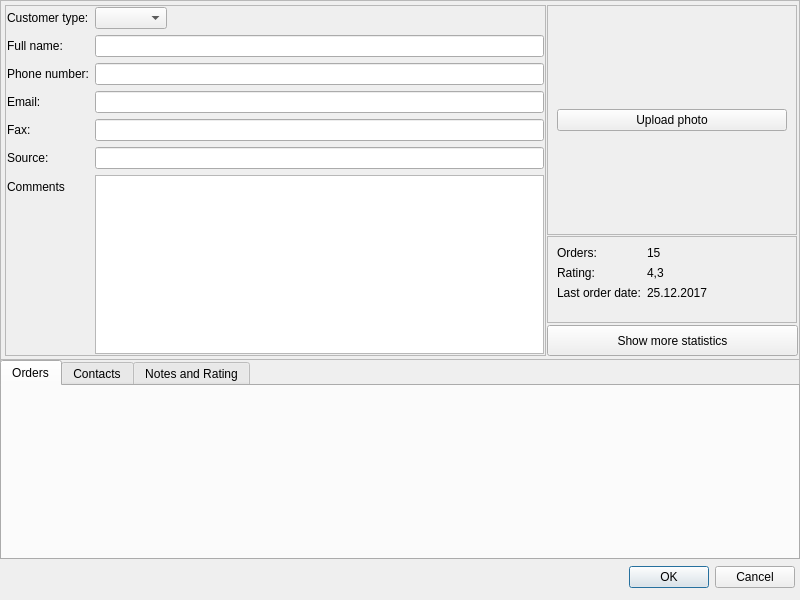
<?xml version="1.0" encoding="UTF-8"?>
<ui version="4.0">
 <class>CustomerDialog</class>
 <widget class="QDialog" name="CustomerDialog">
  <property name="geometry">
   <rect>
    <x>0</x>
    <y>0</y>
    <width>800</width>
    <height>600</height>
   </rect>
  </property>
  <property name="sizePolicy">
   <sizepolicy hsizetype="Fixed" vsizetype="Fixed">
    <horstretch>0</horstretch>
    <verstretch>0</verstretch>
   </sizepolicy>
  </property>
  <property name="windowTitle">
   <string>Customer</string>
  </property>
  <widget class="QDialogButtonBox" name="bottomButtons">
   <property name="geometry">
    <rect>
     <x>545</x>
     <y>560</y>
     <width>250</width>
     <height>35</height>
    </rect>
   </property>
   <property name="orientation">
    <enum>Qt::Horizontal</enum>
   </property>
   <property name="standardButtons">
    <set>QDialogButtonBox::Cancel|QDialogButtonBox::Ok</set>
   </property>
  </widget>
  <widget class="QFrame" name="additionalDataFrame">
   <property name="geometry">
    <rect>
     <x>0</x>
     <y>359</y>
     <width>800</width>
     <height>200</height>
    </rect>
   </property>
   <property name="frameShape">
    <enum>QFrame::StyledPanel</enum>
   </property>
   <property name="frameShadow">
    <enum>QFrame::Raised</enum>
   </property>
   <widget class="QTabWidget" name="tabWidget">
    <property name="geometry">
     <rect>
      <x>0</x>
      <y>1</y>
      <width>800</width>
      <height>200</height>
     </rect>
    </property>
    <property name="currentIndex">
     <number>0</number>
    </property>
    <widget class="QWidget" name="ordersTab">
     <attribute name="title">
      <string>Orders</string>
     </attribute>
    </widget>
    <widget class="QWidget" name="contactsTab">
     <attribute name="title">
      <string>Contacts</string>
     </attribute>
    </widget>
    <widget class="QWidget" name="notesTab">
     <attribute name="title">
      <string>Notes and Rating</string>
     </attribute>
    </widget>
   </widget>
  </widget>
  <widget class="QFrame" name="mainDataFrame">
   <property name="geometry">
    <rect>
     <x>0</x>
     <y>0</y>
     <width>800</width>
     <height>360</height>
    </rect>
   </property>
   <property name="frameShape">
    <enum>QFrame::StyledPanel</enum>
   </property>
   <property name="frameShadow">
    <enum>QFrame::Raised</enum>
   </property>
   <widget class="QFrame" name="photoFrame">
    <property name="geometry">
     <rect>
      <x>547</x>
      <y>5</y>
      <width>250</width>
      <height>230</height>
     </rect>
    </property>
    <property name="frameShape">
     <enum>QFrame::StyledPanel</enum>
    </property>
    <property name="frameShadow">
     <enum>QFrame::Raised</enum>
    </property>
    <layout class="QVBoxLayout" name="verticalLayout">
     <item>
      <widget class="QPushButton" name="uploadPhotoBtn">
       <property name="text">
        <string>Upload photo</string>
       </property>
      </widget>
     </item>
    </layout>
   </widget>
   <widget class="QFrame" name="customerDataFrame">
    <property name="geometry">
     <rect>
      <x>5</x>
      <y>5</y>
      <width>541</width>
      <height>351</height>
     </rect>
    </property>
    <property name="frameShape">
     <enum>QFrame::StyledPanel</enum>
    </property>
    <property name="frameShadow">
     <enum>QFrame::Raised</enum>
    </property>
    <layout class="QFormLayout" name="formLayout">
     <property name="fieldGrowthPolicy">
      <enum>QFormLayout::ExpandingFieldsGrow</enum>
     </property>
     <property name="labelAlignment">
      <set>Qt::AlignLeading|Qt::AlignLeft|Qt::AlignVCenter</set>
     </property>
     <property name="leftMargin">
      <number>1</number>
     </property>
     <property name="topMargin">
      <number>1</number>
     </property>
     <property name="rightMargin">
      <number>1</number>
     </property>
     <property name="bottomMargin">
      <number>1</number>
     </property>
     <item row="1" column="0">
      <widget class="QLabel" name="customerFullNameLabel">
       <property name="text">
        <string>Full name:</string>
       </property>
       <property name="buddy">
        <cstring>customerFullNameInput</cstring>
       </property>
      </widget>
     </item>
     <item row="1" column="1">
      <widget class="QLineEdit" name="customerFullNameInput"/>
     </item>
     <item row="2" column="0">
      <widget class="QLabel" name="customerPhoneNumberLabel">
       <property name="text">
        <string>Phone number:</string>
       </property>
       <property name="buddy">
        <cstring>customerPhoneNumberInput</cstring>
       </property>
      </widget>
     </item>
     <item row="2" column="1">
      <widget class="QLineEdit" name="customerPhoneNumberInput"/>
     </item>
     <item row="3" column="0">
      <widget class="QLabel" name="customerEmailLabel">
       <property name="text">
        <string>Email:</string>
       </property>
       <property name="buddy">
        <cstring>customerEmailInput</cstring>
       </property>
      </widget>
     </item>
     <item row="3" column="1">
      <widget class="QLineEdit" name="customerEmailInput"/>
     </item>
     <item row="4" column="0">
      <widget class="QLabel" name="customerFaxLabel">
       <property name="text">
        <string>Fax:</string>
       </property>
       <property name="buddy">
        <cstring>customerFaxInput</cstring>
       </property>
      </widget>
     </item>
     <item row="4" column="1">
      <widget class="QLineEdit" name="customerFaxInput"/>
     </item>
     <item row="5" column="0">
      <widget class="QLabel" name="customerSourceLabel">
       <property name="text">
        <string>Source:</string>
       </property>
       <property name="buddy">
        <cstring>customerSourceInput</cstring>
       </property>
      </widget>
     </item>
     <item row="5" column="1">
      <widget class="QLineEdit" name="customerSourceInput"/>
     </item>
     <item row="0" column="0">
      <widget class="QLabel" name="customerTypeLabel">
       <property name="text">
        <string>Customer type:</string>
       </property>
       <property name="buddy">
        <cstring>customerTypeCombo</cstring>
       </property>
      </widget>
     </item>
     <item row="0" column="1">
      <widget class="QComboBox" name="customerTypeCombo"/>
     </item>
     <item row="6" column="0">
      <widget class="QLabel" name="customerCommentsLabel">
       <property name="text">
        <string>Comments</string>
       </property>
       <property name="buddy">
        <cstring>customerCommentsTextInput</cstring>
       </property>
      </widget>
     </item>
     <item row="6" column="1">
      <widget class="QTextEdit" name="customerCommentsTextInput"/>
     </item>
    </layout>
   </widget>
   <widget class="QFrame" name="customerStatisticsFrame">
    <property name="geometry">
     <rect>
      <x>547</x>
      <y>236</y>
      <width>250</width>
      <height>87</height>
     </rect>
    </property>
    <property name="frameShape">
     <enum>QFrame::StyledPanel</enum>
    </property>
    <property name="frameShadow">
     <enum>QFrame::Raised</enum>
    </property>
    <layout class="QFormLayout" name="formLayout_2">
     <item row="0" column="0">
      <widget class="QLabel" name="customerOrdersLabel">
       <property name="text">
        <string>Orders:</string>
       </property>
      </widget>
     </item>
     <item row="0" column="1">
      <widget class="QLabel" name="customerOrderOutput">
       <property name="text">
        <string>15</string>
       </property>
      </widget>
     </item>
     <item row="1" column="0">
      <widget class="QLabel" name="customerRatingLabel">
       <property name="text">
        <string>Rating:</string>
       </property>
      </widget>
     </item>
     <item row="1" column="1">
      <widget class="QLabel" name="customerRatingOutput">
       <property name="text">
        <string>4,3</string>
       </property>
      </widget>
     </item>
     <item row="2" column="0">
      <widget class="QLabel" name="customerLastOrderDateLabel">
       <property name="text">
        <string>Last order date:</string>
       </property>
      </widget>
     </item>
     <item row="2" column="1">
      <widget class="QLabel" name="customerLastOrderDateOutput">
       <property name="text">
        <string>25.12.2017</string>
       </property>
      </widget>
     </item>
    </layout>
   </widget>
   <widget class="QPushButton" name="shoMoreStatisticsBtn">
    <property name="geometry">
     <rect>
      <x>547</x>
      <y>325</y>
      <width>251</width>
      <height>31</height>
     </rect>
    </property>
    <property name="text">
     <string>Show more statistics</string>
    </property>
   </widget>
  </widget>
 </widget>
 <tabstops>
  <tabstop>customerTypeCombo</tabstop>
  <tabstop>customerFullNameInput</tabstop>
  <tabstop>customerPhoneNumberInput</tabstop>
  <tabstop>customerEmailInput</tabstop>
  <tabstop>customerFaxInput</tabstop>
  <tabstop>customerSourceInput</tabstop>
  <tabstop>customerCommentsTextInput</tabstop>
  <tabstop>uploadPhotoBtn</tabstop>
  <tabstop>shoMoreStatisticsBtn</tabstop>
  <tabstop>tabWidget</tabstop>
 </tabstops>
 <resources/>
 <connections>
  <connection>
   <sender>bottomButtons</sender>
   <signal>accepted()</signal>
   <receiver>CustomerDialog</receiver>
   <slot>dialogAccepted()</slot>
   <hints>
    <hint type="sourcelabel">
     <x>669</x>
     <y>577</y>
    </hint>
    <hint type="destinationlabel">
     <x>399</x>
     <y>299</y>
    </hint>
   </hints>
  </connection>
  <connection>
   <sender>bottomButtons</sender>
   <signal>rejected()</signal>
   <receiver>CustomerDialog</receiver>
   <slot>dialogRejected()</slot>
   <hints>
    <hint type="sourcelabel">
     <x>669</x>
     <y>577</y>
    </hint>
    <hint type="destinationlabel">
     <x>399</x>
     <y>299</y>
    </hint>
   </hints>
  </connection>
 </connections>
 <slots>
  <slot>dialogAccepted()</slot>
  <slot>dialogRejected()</slot>
 </slots>
</ui>
